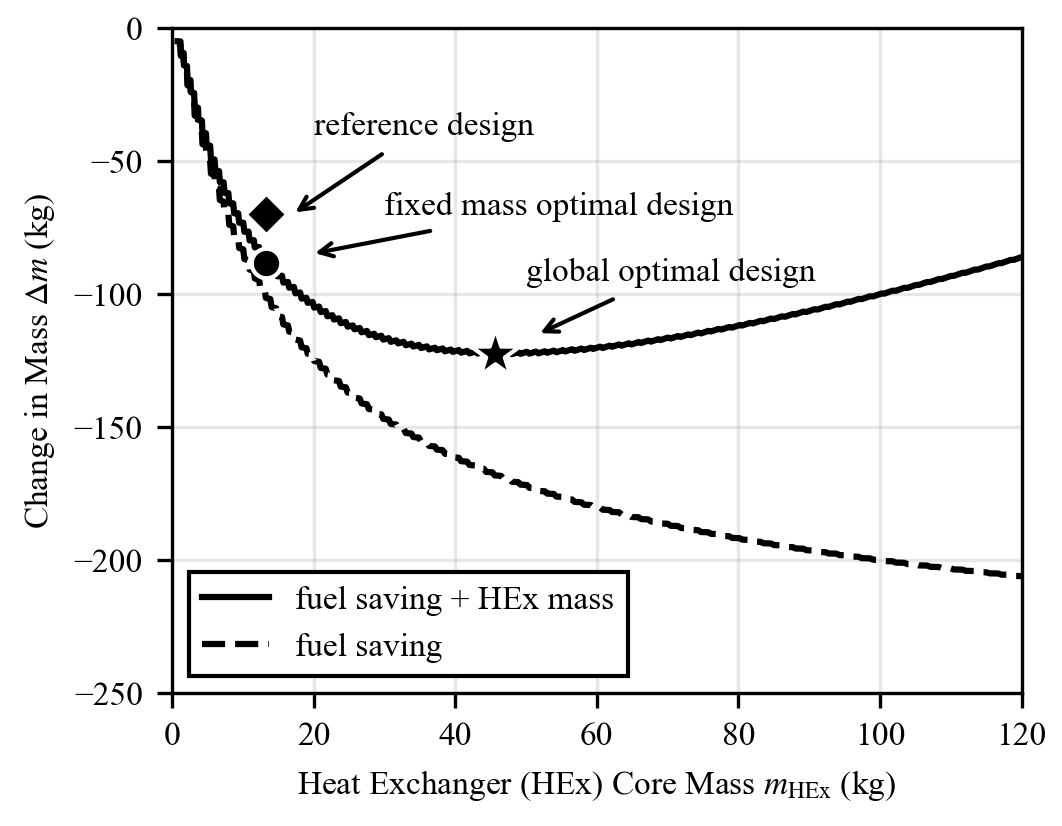

Write Python code to recreate this figure.
"""
Plot of dQ_o^M/Qmax vs A/A_ref along the optimum NTU line from newfig6.
Uses same sweep as newfig6.py.
X-axis: A/A_ref
Y-axis: dQ_o^M/Qmax (practical unavailable creation normalized by Q_max)
"""

import os

import matplotlib.pyplot as plt
import numpy as np
from newfig6 import (
    DEFAULT_A_R,
    DEFAULT_C_COLD_OVER_C_HOT,
    DEFAULT_D_R,
    DEFAULT_DP_MAX,
    DEFAULT_F_C_OVER_F_H,
    DEFAULT_G2_H,
    DEFAULT_GAMMA,
    DEFAULT_MOLAR_MASS_RATIO,
    DEFAULT_P_COLD_IN_OVER_P_HOT_IN,
    DEFAULT_P_DEAD_OVER_P_HOT_IN,
    DEFAULT_PRESSURE_DROP_ASSUMPTION,
    DEFAULT_ST_OVER_F,
    DEFAULT_T,
    NTU_MATCH,
    NTU_MAX,
    _a_over_a_ref,
    _practical_at_ao_ntu,
)
from xflow import (
    calculate_capacity_ratios,
    calculate_pressure_drop_ratio,
    practical_unavailable_creation_hex,
)
from heat_exchanger.epsilon_ntu import epsilon_ntu
import xflow

AO_OVER_AO_REF_VALUES = np.linspace(0.4, 2.5, 800)
save_dir = os.path.dirname(os.path.abspath(__file__))


def _optimal_ntu_line_ao(
    c_cold_over_c_hot,
    st_over_f,
    f_c_over_f_h,
    d_r,
    pressure_drop_ratio,
    t,
    p_cold_in_over_p_hot_in,
    p_dead_over_p_hot_in,
    gamma,
    dp_max,
):
    """Find optimal NTU for each Ao/Ao_ref, return (ao_values, ntu_opt_values, a_over_a_ref_values, dq_o_m_over_qmax_values)."""
    ao_vals = []
    ntu_opt_vals = []
    a_over_a_ref_vals = []
    dq_o_m_over_qmax_vals = []

    for ao in AO_OVER_AO_REF_VALUES:
        ntu_fine = np.linspace(0.15, NTU_MAX, 200)
        vals = []
        for ntu in ntu_fine:
            z = _practical_at_ao_ntu(
                ao,
                ntu,
                c_cold_over_c_hot,
                st_over_f,
                f_c_over_f_h,
                d_r,
                pressure_drop_ratio,
                t,
                p_cold_in_over_p_hot_in,
                p_dead_over_p_hot_in,
                gamma,
                dp_max,
            )
            vals.append(z)
        vals = np.array(vals)
        valid = np.isfinite(vals)
        if np.any(valid):
            idx = np.nanargmin(vals)
            ntu_opt = float(ntu_fine[idx])
            a_over_a_ref_opt = _a_over_a_ref(ao, ntu_opt)
            dq_o_m_over_qmax_opt = float(vals[idx])
            ao_vals.append(ao)
            ntu_opt_vals.append(ntu_opt)
            a_over_a_ref_vals.append(a_over_a_ref_opt)
            dq_o_m_over_qmax_vals.append(dq_o_m_over_qmax_opt)

    return np.array(ao_vals), np.array(ntu_opt_vals), np.array(a_over_a_ref_vals), np.array(dq_o_m_over_qmax_vals)


def _practical_at_ao_ntu_constant_g2h(
    ao_over_ao_ref,
    ntu,
    c_cold_over_c_hot,
    st_over_f,
    f_c_over_f_h,
    d_r,
    pressure_drop_ratio,
    t,
    p_cold_in_over_p_hot_in,
    p_dead_over_p_hot_in,
    gamma,
    dp_max,
    g2_h_ref,
):
    """Practical unavailable creation at single (Ao, NTU) using constant reference g2_h and linear relations.
    This uses g2_h = g2_h_ref (constant) instead of g2_h = DEFAULT_G2_H / (Ao/Ao_ref)**2.
    """
    # Use constant reference g2_h
    g2_h = g2_h_ref

    # Calculate capacity ratios
    C_min_over_C_hot, C_min_over_C_cold, _ = calculate_capacity_ratios(c_cold_over_c_hot)

    # C_ratio for epsilon-NTU calculation
    if c_cold_over_c_hot <= 1.0:
        C_ratio = c_cold_over_c_hot
    else:
        C_ratio = 1.0 / c_cold_over_c_hot

    # Calculate effectiveness
    eps = epsilon_ntu(
        np.array([ntu]),
        C_ratio,
        exchanger_type="aligned_flow",
        flow_type="counterflow",
        n_passes=1,
    )[0]

    # Calculate pressure drop using normal linear formula (not cubic)
    st_over_f_h = st_over_f
    st_over_f_c = st_over_f
    dp_coeff_normal = g2_h * (
        1.0 / st_over_f_h * C_min_over_C_hot + 1.0 / f_c_over_f_h * 1.0 / st_over_f_c * d_r * C_min_over_C_cold
    )
    dp_hot = dp_coeff_normal * ntu
    dp_cold = pressure_drop_ratio * dp_hot

    validity = (dp_hot < dp_max) & (dp_cold < dp_max)
    if not validity:
        return np.nan

    out = practical_unavailable_creation_hex(
        np.array([eps]),
        t,
        np.array([dp_hot]),
        np.array([dp_cold]),
        np.array([True]),
        p_cold_in_over_p_hot_in=p_cold_in_over_p_hot_in,
        p_dead_over_p_hot_in=p_dead_over_p_hot_in,
        gamma=gamma,
    )
    return float(out[0]) if len(out) > 0 else np.nan


def _optimal_ntu_line_constant_g2h(
    c_cold_over_c_hot,
    st_over_f,
    f_c_over_f_h,
    d_r,
    pressure_drop_ratio,
    t,
    p_cold_in_over_p_hot_in,
    p_dead_over_p_hot_in,
    gamma,
    dp_max,
    g2_h_ref,
):
    """Calculate dQ_o^M/Qmax for constant g2_h case by sweeping NTU.
    For constant g2_h, A/A_ref = NTU/NTU_MATCH (with ao = 1.0 at reference).
    Returns (a_over_a_ref_values, dq_o_m_over_qmax_values) for the constant g2_h case.
    """
    # Ensure SHOW_CUBIC is False for linear relations
    xflow.SHOW_CUBIC = False

    a_over_a_ref_vals = []
    dq_o_m_over_qmax_vals = []

    # Sweep NTU from NTU_MATCH up to NTU_MAX
    ntu_sweep = np.linspace(NTU_MATCH / 10, NTU_MAX, 200)
    ao_ref = 1.0  # Use reference ao value when g2_h is constant

    for ntu in ntu_sweep:
        # For constant g2_h, A/A_ref = NTU/NTU_MATCH directly
        a_over_a_ref = ntu / NTU_MATCH

        # Calculate dQ_o^M/Qmax for this NTU with constant g2_h
        z = _practical_at_ao_ntu_constant_g2h(
            ao_ref,
            ntu,
            c_cold_over_c_hot,
            st_over_f,
            f_c_over_f_h,
            d_r,
            pressure_drop_ratio,
            t,
            p_cold_in_over_p_hot_in,
            p_dead_over_p_hot_in,
            gamma,
            dp_max,
            g2_h_ref,
        )

        if np.isfinite(z):
            a_over_a_ref_vals.append(a_over_a_ref)
            dq_o_m_over_qmax_vals.append(z)

    return np.array(a_over_a_ref_vals), np.array(dq_o_m_over_qmax_vals)


def run_plot(
    c_cold_over_c_hot=DEFAULT_C_COLD_OVER_C_HOT,
    st_over_f=DEFAULT_ST_OVER_F,
    f_c_over_f_h=DEFAULT_F_C_OVER_F_H,
    d_r=DEFAULT_D_R,
    t=DEFAULT_T,
    p_cold_in_over_p_hot_in=DEFAULT_P_COLD_IN_OVER_P_HOT_IN,
    p_dead_over_p_hot_in=DEFAULT_P_DEAD_OVER_P_HOT_IN,
    gamma=DEFAULT_GAMMA,
    pressure_drop_assumption=DEFAULT_PRESSURE_DROP_ASSUMPTION,
    molar_mass_ratio=DEFAULT_MOLAR_MASS_RATIO,
    a_r=DEFAULT_A_R,
    dp_max=DEFAULT_DP_MAX,
    base_name="fig8",
):
    """Calculate and plot dQ_o^M/Qmax vs A/A_ref using optimum NTU line from newfig6."""
    sigma_r = d_r * a_r if a_r is not None else None
    pressure_drop_ratio = calculate_pressure_drop_ratio(
        pressure_drop_assumption,
        c_cold_over_c_hot,
        t,
        d_r,
        molar_mass_ratio,
        sigma_r,
        p_cold_in_over_p_hot_in,
    )

    # Get optimum NTU line from newfig6 (includes dQ_o^M/Qmax values)
    ao_opt_line, ntu_opt_line, a_over_a_ref_opt_line, dq_o_m_over_qmax_opt_line = _optimal_ntu_line_ao(
        c_cold_over_c_hot,
        st_over_f,
        f_c_over_f_h,
        d_r,
        pressure_drop_ratio,
        t,
        p_cold_in_over_p_hot_in,
        p_dead_over_p_hot_in,
        gamma,
        dp_max,
    )

    if len(a_over_a_ref_opt_line) == 0:
        print("No valid optimum points found.")
        return

    # Plot
    plt.rcParams.update(
        {
            "font.family": "serif",
            "font.serif": ["Times New Roman"],
            "font.size": 8,
            "axes.titlesize": 8,
            "axes.labelsize": 8,
            "xtick.labelsize": 8,
            "ytick.labelsize": 8,
            "legend.fontsize": 8,
            "mathtext.fontset": "stix",
        }
    )
    fig, ax = plt.subplots(figsize=(9 / 2.54, 7 / 2.54))
    mission_hours = 2
    lhv_kwh_per_kg = 43.2 / 3.6
    eta_turb = 0.8
    eta_ov = 0.2
    mdot_hot = 1.91  # kg/s
    cp_hot = 1.17  # kJ/(kg*K)
    Th_in = 980.0  # K
    Tc_in = 576.0  # K
    Q_max = mdot_hot * cp_hot * (Th_in - Tc_in)
    factor_fuel = mission_hours / lhv_kwh_per_kg * eta_turb / eta_ov * Q_max

    m_hex_ref = 13.3  # kg of tubes

    m_hex = a_over_a_ref_opt_line * m_hex_ref

    dm_fuel_and_hex = dq_o_m_over_qmax_opt_line * factor_fuel + m_hex_ref * a_over_a_ref_opt_line
    id_min = np.argmin(dm_fuel_and_hex)

    ax.plot(
        m_hex,
        dm_fuel_and_hex,
        "k-",
        linewidth=1.5,
        label="fuel saving + HEx mass",
    )

    # Global optimum: star marker (was circle)
    ax.scatter(
        m_hex[id_min],
        dm_fuel_and_hex[id_min],
        color="black",
        s=150,
        zorder=5,
        marker="*",
        facecolor="black",
        edgecolor="white",
    )

    id_ref = np.argmin(np.abs(a_over_a_ref_opt_line - 1))

    # Reference design (fig5 style): diamond at NTU = NTU_MATCH
    id_ref_design = np.argmin(np.abs(ntu_opt_line - NTU_MATCH))
    ax.scatter(
        m_hex[id_ref], # fudging this atm
        dm_fuel_and_hex[id_ref_design]+10, # fudging this atm
        facecolor="black",
        edgecolor="white",
        s=50,
        zorder=5,
        marker="D",
    )

    # Fixed mass optimal: circle marker (was diamond)
    ax.scatter(
        m_hex[id_ref],
        dm_fuel_and_hex[id_ref],
        facecolor="black",
        edgecolor="white",
        s=50,
        zorder=5,
        marker="o",
    )

    ax.plot(
        m_hex,
        dq_o_m_over_qmax_opt_line * factor_fuel,
        "k--",
        linewidth=1.5,
        label="fuel saving",
    )

    # # Add red lines for constant reference g2^h case (using linear relations)
    # # Calculate dQ_o^M/Qmax for constant g2_h = DEFAULT_G2_H
    # a_over_a_ref_constant_g2h, dq_o_m_over_qmax_constant_g2h = _optimal_ntu_line_constant_g2h(
    #     c_cold_over_c_hot,
    #     st_over_f,
    #     f_c_over_f_h,
    #     d_r,
    #     pressure_drop_ratio,
    #     t,
    #     p_cold_in_over_p_hot_in,
    #     p_dead_over_p_hot_in,
    #     gamma,
    #     dp_max,
    #     DEFAULT_G2_H,
    # )
    #
    # if len(a_over_a_ref_constant_g2h) > 0:
    #     # HEx mass scales linearly with A/A_ref when g2_h is constant
    #     m_hex_constant_g2h = a_over_a_ref_constant_g2h * m_hex_ref
    #
    #     # Red dashed: fuel component only (matching pattern of black dashed line)
    #     ax.plot(
    #         m_hex_constant_g2h,
    #         dq_o_m_over_qmax_constant_g2h * factor_fuel,
    #         "r--",
    #         linewidth=1.5,
    #         label="fuel (const. $g^2_h$)",
    #     )
    #
    #     # Red solid: fuel + HEx (using constant g2_h calculations, matching pattern)
    #     dm_fuel_and_hex_constant_g2h = (
    #         dq_o_m_over_qmax_constant_g2h * factor_fuel + m_hex_ref * a_over_a_ref_constant_g2h
    #     )
    #     ax.plot(
    #         m_hex_constant_g2h,
    #         dm_fuel_and_hex_constant_g2h,
    #         "r-",
    #         linewidth=1.5,
    #         label="fuel + HEx (const. $g^2_h$)",
    #     )

    # Annotations with arrows: reference design (diamond), fixed mass optimal (circle), global optimal (star)
    font_size = 8
    arrow_kw = dict(arrowstyle="->", color="black", lw=1, shrinkB=12)
    ax.annotate(
        "reference design",
        xy=(m_hex[id_ref_design], dm_fuel_and_hex[id_ref_design]),
        xytext=(20, -40),
        fontsize=font_size,
        ha="left",
        arrowprops=arrow_kw,
    )
    ax.annotate(
        "fixed mass optimal design",
        xy=(m_hex[id_ref], dm_fuel_and_hex[id_ref]),
        xytext=(30, -70),
        fontsize=font_size,
        ha="left",
        arrowprops=arrow_kw,
    )
    ax.annotate(
        "global optimal design",
        xy=(m_hex[id_min], dm_fuel_and_hex[id_min]),
        xytext=(50, -95),
        fontsize=font_size,
        ha="left",
        arrowprops=arrow_kw,
    )

    ax.set_xlabel(r"Heat Exchanger (HEx) Core Mass $m_{\mathrm{HEx}}$ (kg)")
    # ax.set_ylabel(r"$\Delta Q_0^M / Q_{\mathrm{max}}$")
    ax.set_ylabel(r"Change in Mass $\Delta m$ (kg)")
    # ax.set_title(r"HEx $\Delta Q_0^M / Q_{\mathrm{max}}$ vs $A/A_{\mathrm{ref}}$")
    # ax.set_title(r"Practical Design Example")
    ax.legend(loc="lower left", frameon=True, edgecolor="black", facecolor="white", framealpha=1.0, fancybox=False)
    ax.grid(True, alpha=0.3)

    ax.set_xlim(0, 120)
    ax.set_ylim(-250, 0)

    plt.tight_layout(pad=0.5)

    for ext in ["svg", "tiff", "png", "pdf"]:
        path = os.path.join(save_dir, f"{base_name}.{ext}")
        fig.savefig(path, dpi=300, facecolor="white", bbox_inches=None, pad_inches=0)
        print(f"Saved {path}")
    plt.close(fig)


if __name__ == "__main__":
    run_plot(
        c_cold_over_c_hot=DEFAULT_C_COLD_OVER_C_HOT,
        st_over_f=DEFAULT_ST_OVER_F,
        f_c_over_f_h=DEFAULT_F_C_OVER_F_H,
        d_r=DEFAULT_D_R,
        t=DEFAULT_T,
        p_cold_in_over_p_hot_in=DEFAULT_P_COLD_IN_OVER_P_HOT_IN,
        p_dead_over_p_hot_in=DEFAULT_P_DEAD_OVER_P_HOT_IN,
        gamma=DEFAULT_GAMMA,
        pressure_drop_assumption=DEFAULT_PRESSURE_DROP_ASSUMPTION,
        molar_mass_ratio=DEFAULT_MOLAR_MASS_RATIO,
        a_r=DEFAULT_A_R,
        dp_max=DEFAULT_DP_MAX,
        base_name="fig8",
    )
